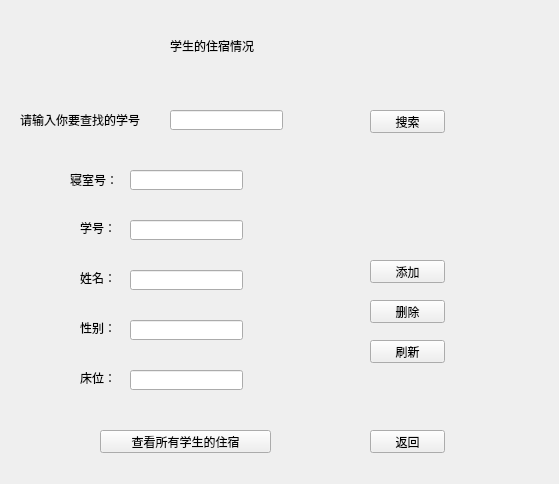
<?xml version="1.0" encoding="UTF-8"?>
<ui version="4.0">
 <class>dormanage</class>
 <widget class="QWidget" name="dormanage">
  <property name="geometry">
   <rect>
    <x>0</x>
    <y>0</y>
    <width>559</width>
    <height>484</height>
   </rect>
  </property>
  <property name="windowTitle">
   <string>Form</string>
  </property>
  <widget class="QLabel" name="label">
   <property name="geometry">
    <rect>
     <x>170</x>
     <y>30</y>
     <width>221</width>
     <height>31</height>
    </rect>
   </property>
   <property name="text">
    <string>学生的住宿情况</string>
   </property>
  </widget>
  <widget class="QLabel" name="label_2">
   <property name="geometry">
    <rect>
     <x>20</x>
     <y>110</y>
     <width>131</width>
     <height>20</height>
    </rect>
   </property>
   <property name="text">
    <string>请输入你要查找的学号</string>
   </property>
  </widget>
  <widget class="QLineEdit" name="dorm_inputlineEdit">
   <property name="geometry">
    <rect>
     <x>170</x>
     <y>110</y>
     <width>113</width>
     <height>20</height>
    </rect>
   </property>
  </widget>
  <widget class="QLabel" name="label_3">
   <property name="geometry">
    <rect>
     <x>70</x>
     <y>170</y>
     <width>54</width>
     <height>20</height>
    </rect>
   </property>
   <property name="text">
    <string>寝室号：</string>
   </property>
  </widget>
  <widget class="QLineEdit" name="dormqingshi_numlineEdit">
   <property name="geometry">
    <rect>
     <x>130</x>
     <y>170</y>
     <width>113</width>
     <height>20</height>
    </rect>
   </property>
  </widget>
  <widget class="QLabel" name="label_4">
   <property name="geometry">
    <rect>
     <x>80</x>
     <y>220</y>
     <width>41</width>
     <height>16</height>
    </rect>
   </property>
   <property name="text">
    <string>学号：</string>
   </property>
  </widget>
  <widget class="QLineEdit" name="dorm_outIDlineEdit">
   <property name="geometry">
    <rect>
     <x>130</x>
     <y>220</y>
     <width>113</width>
     <height>20</height>
    </rect>
   </property>
  </widget>
  <widget class="QLabel" name="label_5">
   <property name="geometry">
    <rect>
     <x>80</x>
     <y>270</y>
     <width>41</width>
     <height>16</height>
    </rect>
   </property>
   <property name="text">
    <string>姓名：</string>
   </property>
  </widget>
  <widget class="QLineEdit" name="dorm_namelineEdit">
   <property name="geometry">
    <rect>
     <x>130</x>
     <y>270</y>
     <width>113</width>
     <height>20</height>
    </rect>
   </property>
  </widget>
  <widget class="QLabel" name="label_6">
   <property name="geometry">
    <rect>
     <x>80</x>
     <y>320</y>
     <width>31</width>
     <height>16</height>
    </rect>
   </property>
   <property name="text">
    <string>性别：</string>
   </property>
  </widget>
  <widget class="QLineEdit" name="dorm_sexlineEdit">
   <property name="geometry">
    <rect>
     <x>130</x>
     <y>320</y>
     <width>113</width>
     <height>20</height>
    </rect>
   </property>
  </widget>
  <widget class="QLineEdit" name="dorm_bednumlineEdit">
   <property name="geometry">
    <rect>
     <x>130</x>
     <y>370</y>
     <width>113</width>
     <height>20</height>
    </rect>
   </property>
  </widget>
  <widget class="QLabel" name="label_7">
   <property name="geometry">
    <rect>
     <x>80</x>
     <y>370</y>
     <width>31</width>
     <height>16</height>
    </rect>
   </property>
   <property name="text">
    <string>床位：</string>
   </property>
  </widget>
  <widget class="QPushButton" name="dorm_queryButton">
   <property name="geometry">
    <rect>
     <x>370</x>
     <y>110</y>
     <width>75</width>
     <height>23</height>
    </rect>
   </property>
   <property name="text">
    <string>搜索</string>
   </property>
  </widget>
  <widget class="QPushButton" name="dorm_addButton">
   <property name="geometry">
    <rect>
     <x>370</x>
     <y>260</y>
     <width>75</width>
     <height>23</height>
    </rect>
   </property>
   <property name="text">
    <string>添加</string>
   </property>
  </widget>
  <widget class="QPushButton" name="dorm_deleteButton">
   <property name="geometry">
    <rect>
     <x>370</x>
     <y>300</y>
     <width>75</width>
     <height>23</height>
    </rect>
   </property>
   <property name="text">
    <string>删除</string>
   </property>
  </widget>
  <widget class="QPushButton" name="updateButton">
   <property name="geometry">
    <rect>
     <x>370</x>
     <y>340</y>
     <width>75</width>
     <height>23</height>
    </rect>
   </property>
   <property name="text">
    <string>刷新</string>
   </property>
  </widget>
  <widget class="QPushButton" name="dorm_backButton">
   <property name="geometry">
    <rect>
     <x>370</x>
     <y>430</y>
     <width>75</width>
     <height>23</height>
    </rect>
   </property>
   <property name="text">
    <string>返回</string>
   </property>
  </widget>
  <widget class="QPushButton" name="see_all_dorm_Button">
   <property name="geometry">
    <rect>
     <x>100</x>
     <y>430</y>
     <width>171</width>
     <height>23</height>
    </rect>
   </property>
   <property name="text">
    <string>查看所有学生的住宿</string>
   </property>
  </widget>
 </widget>
 <resources/>
 <connections/>
</ui>
